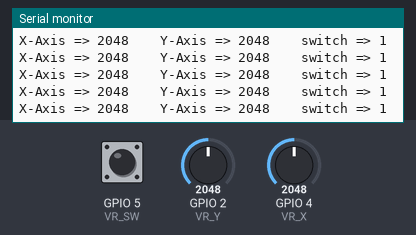
Simulated run of this sketch. Board: ESP32. Shown: the last lines printed to the serial monitor. The inputs (shaded band) are chosen by the test bench; at power-on: GPIO 2 (VR_Y) = 2048, GPIO 4 (VR_X) = 2048, GPIO 5 (VR_SW) HIGH.

Above: at 1.2 s.
1.3 s: GPIO 2 (VR_Y) set to 2866
At 1.31 s:
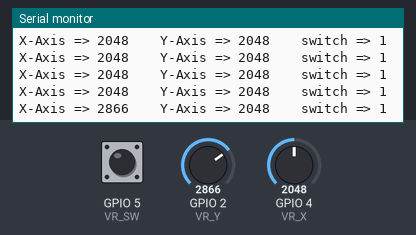
2.8 s: GPIO 4 (VR_X) set to 2866
At 2.82 s:
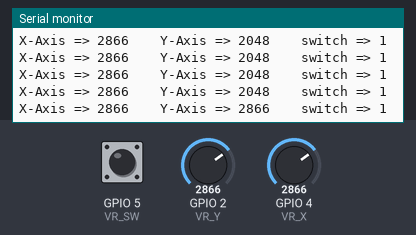
4.3 s: GPIO 5 (VR_SW) pulled LOW for 0.15 s
At 4.33 s:
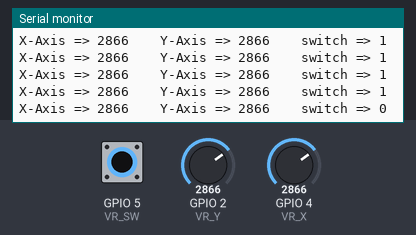
5.9 s: GPIO 2 (VR_Y) set to 3603
At 5.94 s:
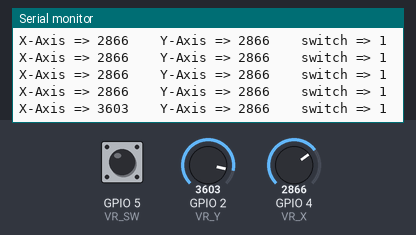
7.4 s: GPIO 5 (VR_SW) pulled LOW for 1 s
At 7.45 s:
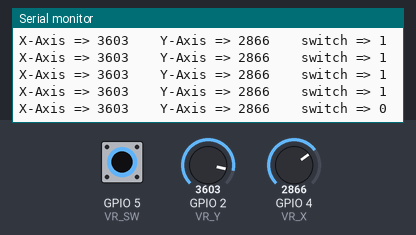
9.9 s: GPIO 4 (VR_X) set to 3603
At 9.96 s:
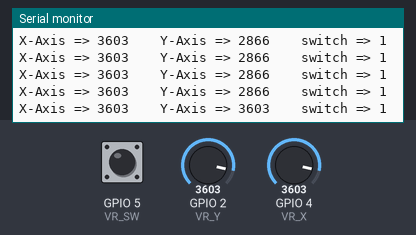
Timing chart, 0 to 12.4 s (numbered marks = the images above; inputs shaded):
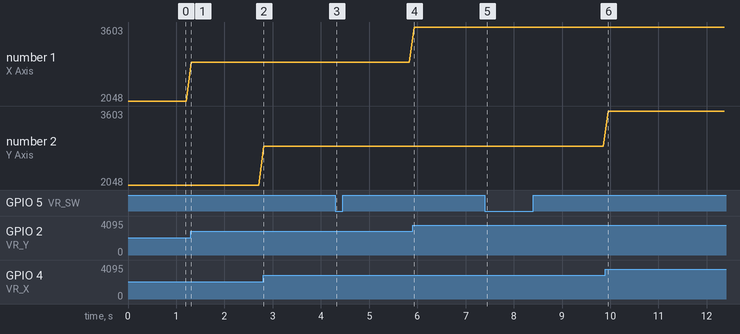

Measured:
- after the input at 1.3 s, the serial monitor: prints a new line at once (image 1)
- after the input at 2.8 s, the serial monitor: prints a new line at once (image 2)
- after the input at 4.3 s, the serial monitor: prints a new line at once (image 3)
- after the input at 5.9 s, the serial monitor: prints a new line at once (image 4)
- after the input at 7.4 s, the serial monitor: prints a new line at once (image 5)
- after the input at 9.9 s, the serial monitor: prints a new line after 0.05 s (image 6)
- plotted number 1: 2048 → 2866 after the input at 1.3 s, 2866 → 3603 after the input at 5.9 s

The sketch:

sensor_VR.ino
```cpp
#define VR_Y 2 //กำหนดให้ขา VR แกน Y อยู่ที่ Pin2
#define VR_X 4  //กำหนดให้ขา VR แกน x อยู่ที่ Pin4
#define VR_SW 5 //กำหนดให้ขาสวิตช์ VR อยู่ที่ Pin5
//Joystick ให้ใช้ vcc 3.3v
void setup() {
  Serial.begin(115200);         //ตั้งค่าความเร็วในการส่งข้อมูล
  pinMode(VR_SW,INPUT_PULLUP);  //กำหนดให้ Pin VR_SW เป็นโหมดรับค่าแบบPULLUP
}

int VR_Y_valu;
int VR_X_valu;
int VR_SW_valu;

void loop() {
  VR_Y_valu=analogRead(VR_Y);           //อ่านค่าอนาล็อกจากVR แกน Y
  VR_X_valu=analogRead(VR_X);           //อ่านค่าอนาล็อกจากVR แกน X
  VR_SW_valu=digitalRead(VR_SW);        //อ่านค่าดิจิตอลจากสวิตช์ VR
  Serial.print("X-Axis => ");
  Serial.print(VR_Y_valu);
  Serial.print("    Y-Axis => ");
  Serial.print(VR_X_valu);
  Serial.print("    switch => ");
  Serial.println(VR_SW_valu);
  delay(100);                              //รอ 2 วินาที
}
```
